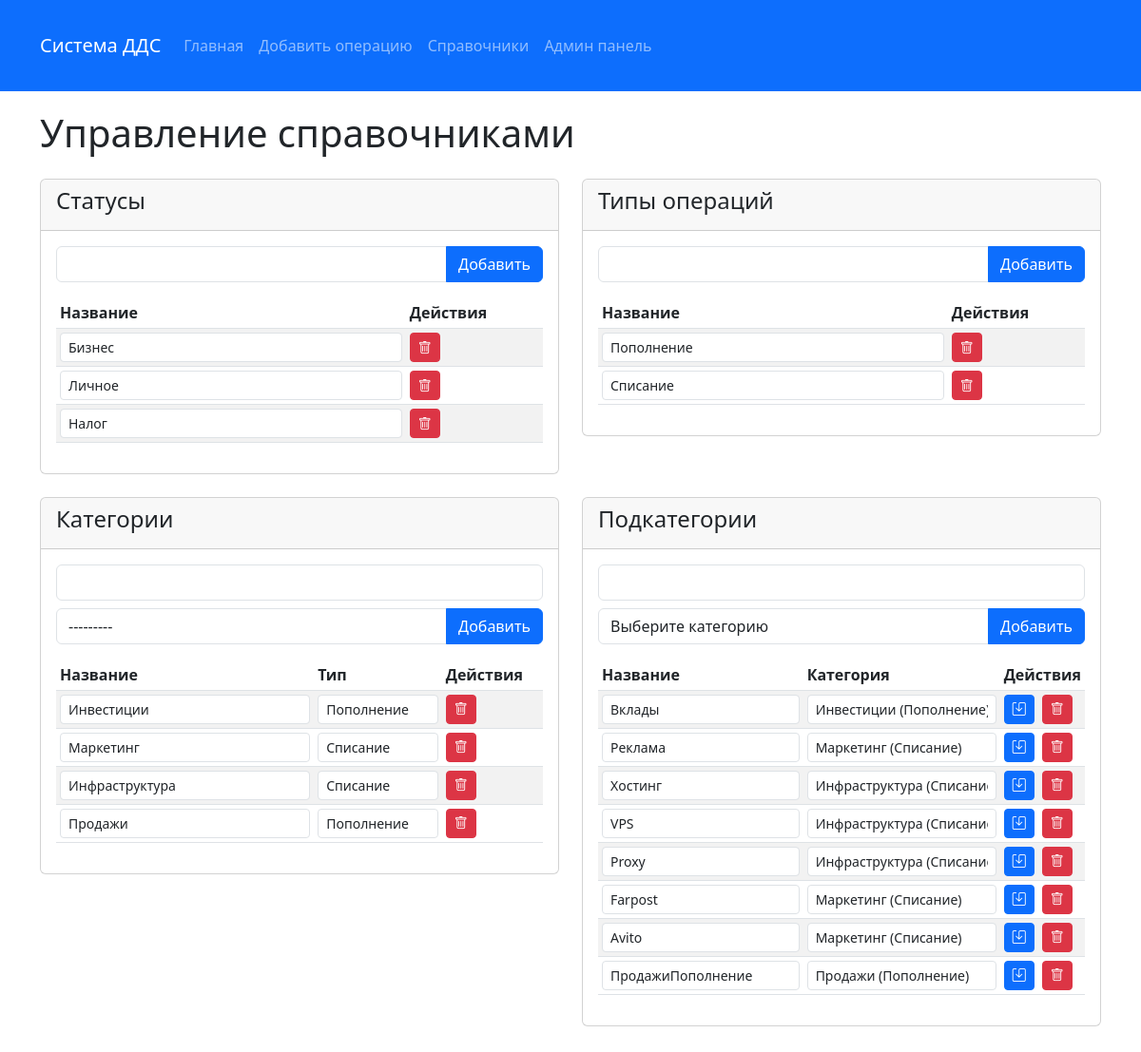
The app's page /cash_flow_dictionaries/ with its own data.
### cash_flow/models.py (models this page shows, shortened)
class Status(models.Model):
    name = models.CharField(max_length=100, unique=True, verbose_name="Название статуса")
    class Meta:
        verbose_name = "Статус"
        verbose_name_plural = "Статусы"

class Type(models.Model):
    name = models.CharField(max_length=100, unique=True, verbose_name="Название типа")
    class Meta:
        verbose_name = "Тип операции"
        verbose_name_plural = "Типы операций"
    def __str__(self):
        return self.name

class Category(models.Model):
    name = models.CharField(max_length=100, verbose_name="Название категории")
    type = models.ForeignKey(Type, on_delete=models.CASCADE, related_name='categories', verbose_name="Тип")
    class Meta:
        verbose_name = "Категория"
        verbose_name_plural = "Категории"
        unique_together = ['name', 'type']
    def __str__(self):
        return f"{self.name} ({self.type})"

class Subcategory(models.Model):
    name = models.CharField(max_length=100, verbose_name="Название подкатегории")
    category = models.ForeignKey(Category, on_delete=models.CASCADE, related_name='subcategories',
                                 verbose_name="Категория")
    class Meta:
        verbose_name = "Подкатегория"
        verbose_name_plural = "Подкатегории"
        unique_together = ['name', 'category']

### cash_flow/views.py (the view)
# urls.py: path('cash_flow_dictionaries/', views.DictionaryView.as_view(), name='dictionaries'),
class DictionaryView(View):
    def get(self, request):
        statuses = Status.objects.all()
        types = Type.objects.all()
        categories = Category.objects.all()
        subcategories = Subcategory.objects.all()
        subcategory_form = SubcategoryForm()
        subcategory_form.fields['category'].queryset = categories
        context = {
            'statuses': statuses,
            'types': types,
            'categories': categories,
            'subcategories': subcategories,
            'status_form': StatusForm(),
            'type_form': TypeForm(),
            'category_form': CategoryForm(),
            'subcategory_form': subcategory_form,  # Используем модифицированную форму
        }
        return render(request, 'cash_flow/dictionaries.html', context)

### cash_flow/forms.py
class StatusForm(forms.ModelForm):
    class Meta:
        model = Status
        fields = ['name']
        widgets = {
            'name': forms.TextInput(attrs={'class': 'form-control'})
        }

class TypeForm(forms.ModelForm):
    class Meta:
        model = Type
        fields = ['name']
        widgets = {
            'name': forms.TextInput(attrs={'class': 'form-control'})
        }

### cash_flow/templates/cash_flow/dictionaries.html (shortened to what this page needs)
{% extends 'cash_flow/base.html' %}
{% block content %}
<h1 class="mb-4">Управление справочниками</h1>
<div class="row">
    <div class="col-md-6 mb-4">
        <div class="card">
            <div class="card-header">
                <h4>Статусы</h4>
            </div>
            <div class="card-body">
                <form method="post" action="{% url 'status_create' %}" class="mb-3">
                    <div class="input-group">
                        {{ status_form.name }}
                        <button type="submit" class="btn btn-primary">Добавить</button>
                    </div>
                </form>
                <table class="table table-sm table-striped">
                    <thead>
                        <tr>
                            <th>Название</th>
                            <th>Действия</th>
                        </tr>
                    </thead>
                    <tbody>
                        {% for status in statuses %}
                        <tr>
                            <td>
                                <form method="post" action="{% url 'status_update' status.id %}" id="status-form-{{ status.id }}">
                                    <input type="text" name="name" value="{{ status.name }}" class="form-control form-control-sm"
                                           onchange="document.getElementById('status-form-{{ status.id }}').submit()">
                                </form>
                            </td>
                            <td>
                                <form method="post" action="{% url 'status_delete' status.id %}" class="d-inline">
                                    <button type="submit" class="btn btn-danger btn-sm" onclick="return confirm('Вы уверены?')">
                                        <i class="bi bi-trash"></i>
                                    </button>
                                </form>
                            </td>
                        </tr>
                        {% empty %}
                        <tr>
                            <td colspan="2" class="text-center">Статусы не найдены</td>
                        </tr>
                        {% endfor %}
                    </tbody>
                </table>
            </div>
        </div>
    </div>
    <div class="col-md-6 mb-4">
        <div class="card">
            <div class="card-header">
                <h4>Типы операций</h4>
            </div>
            <div class="card-body">
                <form method="post" action="{% url 'type_create' %}" class="mb-3">
                    <div class="input-group">
                        {{ type_form.name }}
                        <button type="submit" class="btn btn-primary">Добавить</button>
                    </div>
                </form>
                <table class="table table-sm table-striped">
                    <thead>
                        <tr>
                            <th>Название</th>
                            <th>Действия</th>
                        </tr>
                    </thead>
                    <tbody>
                        {% for type in types %}
                        <tr>
                            <td>
                                <form method="post" action="{% url 'type_update' type.id %}" id="type-form-{{ type.id }}">
                                    <input type="text" name="name" value="{{ type.name }}" class="form-control form-control-sm"
                                           onchange="document.getElementById('type-form-{{ type.id }}').submit()">
                                </form>
                            </td>
                            <td>
                                <form method="post" action="{% url 'type_delete' type.id %}" class="d-inline">
                                    <button type="submit" class="btn btn-danger btn-sm" onclick="return confirm('Вы уверены?')">
                                        <i class="bi bi-trash"></i>
                                    </button>
                                </form>
                            </td>
                        </tr>
                        {% empty %}
                        <tr>
                            <td colspan="2" class="text-center">Типы не найдены</td>
                        </tr>
                        {% endfor %}
                    </tbody>
                </table>
            </div>
        </div>
    </div>
    <div class="col-md-6 mb-4">
        <div class="card">
            <div class="card-header">
                <h4>Категории</h4>
            </div>
            <div class="card-body">
                <form method="post" action="{% url 'category_create' %}" class="mb-3">
                    <div class="mb-2">
                        {{ category_form.name }}
                    </div>
                    <div class="input-group">
                        {{ category_form.type }}
                        <button type="submit" class="btn btn-primary">Добавить</button>
                    </div>
                </form>
                <table class="table table-sm table-striped">
                    <thead>
                        <tr>
                            <th>Название</th>
                            <th>Тип</th>
                            <th>Действия</th>
                        </tr>
                    </thead>
                    <tbody>
                        {% for category in categories %}
                        <tr>
                            <td>
                                <form method="post" action="{% url 'category_update' category.id %}" id="category-form-{{ category.id }}">
                                    <input type="text" name="name" value="{{ category.name }}" class="form-control form-control-sm">
                                </form>
                            </td>
                            <td>
                                <form>
                                <select name="type" class="form-control form-control-sm" onchange="document.getElementById('category-form-{{ category.id }}').submit()">
                                    {% for type in types %}
                                    <option value="{{ type.id }}" {% if category.type.id == type.id %}selected{% endif %}>{{ type.name }}</option>
                                    {% endfor %}
                                </select>
                                </form>
                            </td>
                            <td>
                                <form method="post" action="{% url 'category_delete' category.id %}" class="d-inline">
                                    <button type="submit" class="btn btn-danger btn-sm" onclick="return confirm('Вы уверены?')">
                                        <i class="bi bi-trash"></i>
                                    </button>
                                </form>
                            </td>
                        </tr>
                        {% empty %}
                        <tr>
                            <td colspan="3" class="text-center">Категории не найдены</td>
                        </tr>
                        {% endfor %}
                    </tbody>
                </table>
            </div>
        </div>
    </div>
<div class="col-md-6 mb-4">
    <div class="card">
        <div class="card-header">
            <h4>Подкатегории</h4>
        </div>
        <div class="card-body">
            <form method="post" action="{% url 'subcategory_create' %}" class="mb-3">
                <div class="mb-2">
                    {{ subcategory_form.name }}
                </div>
                <div class="input-group">
                    {{ subcategory_form.category }}
                    <button type="submit" class="btn btn-primary">Добавить</button>
                </div>
            </form>
            <table class="table table-sm table-striped">
                <thead>
                    <tr>
                        <th>Название</th>
                        <th>Категория</th>
                        <th>Действия</th>
                    </tr>
                </thead>
                <tbody>
                    {% for subcategory in subcategories %}
                    <tr>
                        <form method="post" action="{% url 'subcategory_update' subcategory.id %}" id="subcategory-form-{{ subcategory.id }}">
                            <td>
                                <input type="text" name="name" value="{{ subcategory.name }}" class="form-control form-control-sm">
                            </td>
                            <td>
                                <select name="category" class="form-control form-control-sm">
                                    {% for category in categories %}
                                    <option value="{{ category.id }}" {% if subcategory.category.id == category.id %}selected{% endif %}>
                                        {{ category.name }} ({{ category.type.name }})
                                    </option>
                                    {% endfor %}
                                </select>
                            </td>
                            <td>
                                <button type="submit" class="btn btn-primary btn-sm me-1">
                                    <i class="bi bi-save"></i>
                                </button>
                                <form method="post" action="{% url 'subcategory_delete' subcategory.id %}" class="d-inline">
                                    <button type="submit" class="btn btn-danger btn-sm" onclick="return confirm('Вы уверены?')">
                                        <i class="bi bi-trash"></i>
                                    </button>
                                </form>
                            </td>
                        </form>
                    </tr>
                    {% empty %}
                    <tr>
                        <td colspan="3" class="text-center">Подкатегории не найдены</td>
                    </tr>
                    {% endfor %}
                </tbody>
            </table>
        </div>
    </div>
</div>
</div>
{% endblock %}

### records on screen
Status: name "Бизнес"
Status: name "Личное"
Status: name "Налог"
Type: name "Пополнение"
Type: name "Списание"
Category: name "Инвестиции", type "Пополнение"
Category: name "Маркетинг", type "Списание"
Category: name "Инфраструктура", type "Списание"
Category: name "Продажи", type "Пополнение"
Subcategory: name "Вклады", category "Инвестиции (Пополнение)"
Subcategory: name "Реклама", category "Маркетинг (Списание)"
Subcategory: name "Хостинг", category "Инфраструктура (Списание)"
Subcategory: name "VPS", category "Инфраструктура (Списание)"
Subcategory: name "Proxy", category "Инфраструктура (Списание)"
Subcategory: name "Farpost", category "Маркетинг (Списание)"
Subcategory: name "Avito", category "Маркетинг (Списание)"
Subcategory: name "ПродажиПополнение", category "Продажи (Пополнение)"
